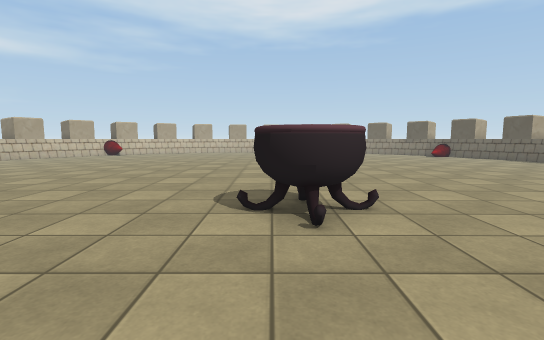
[1] (above)

18 first-person views from a walk through a Unity game level. The camera is 1.2 m above the floor, tilts 6° down and sees 85° across. The floor is counted in squares, 1 m on a side. Each view is taken from the middle of a square. On the plan, view 1 faces up. The plan holds only what a view shows up to about 13 squares ahead; the rest is blank. The place goes on beyond the plan. Some surface patterns are stand-ins.

[2]
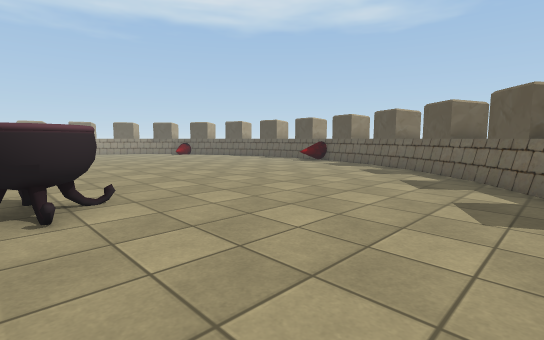

[3]
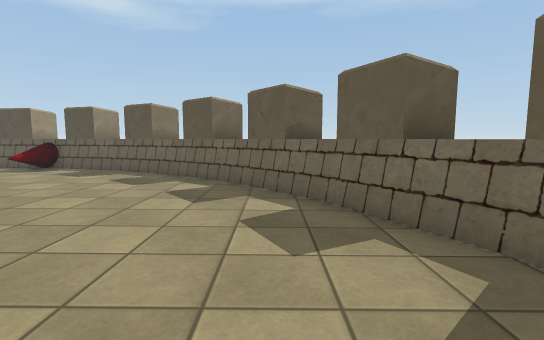

[4]
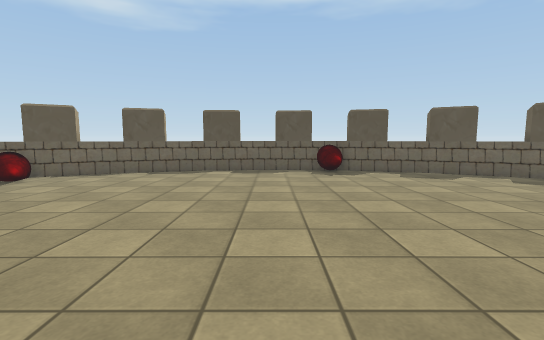

[5]
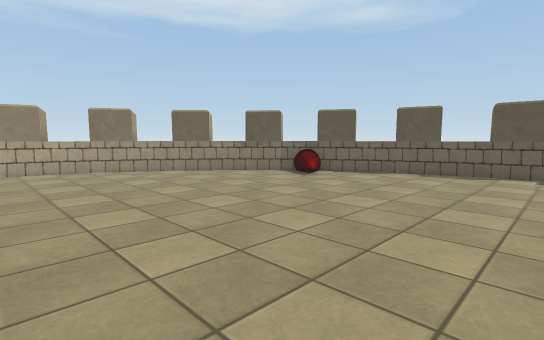

[6]
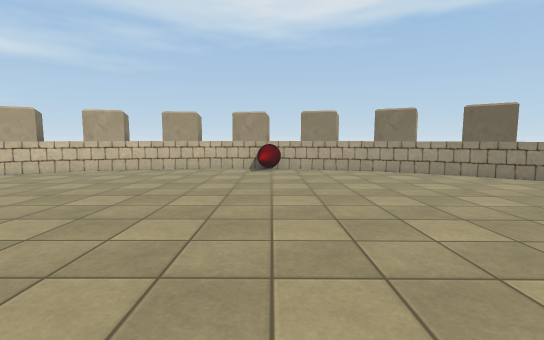

[7]
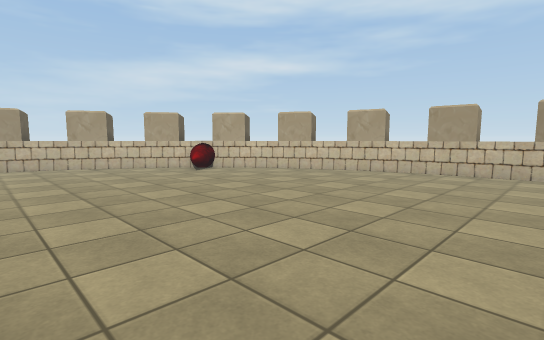

[8]
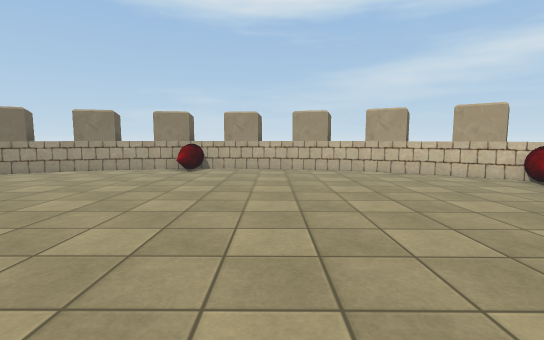

[9]
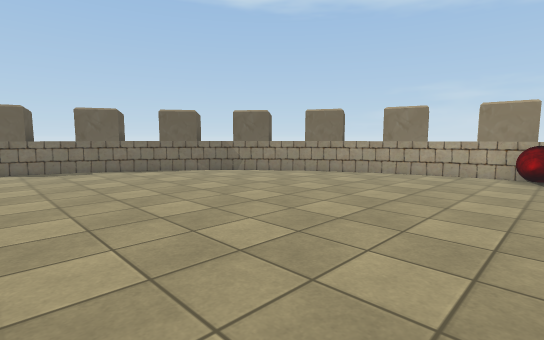

[10]
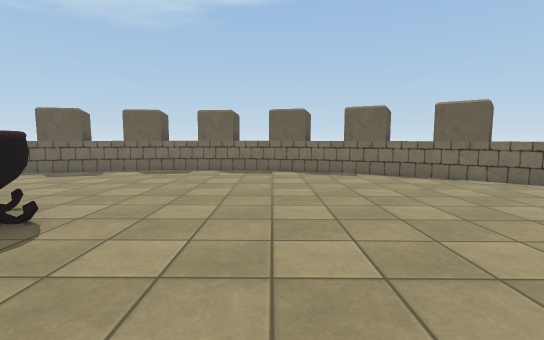

[11]
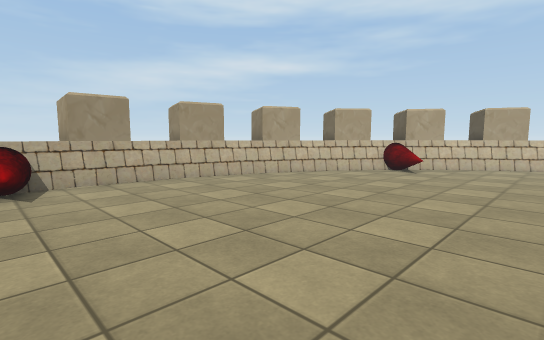

[12]
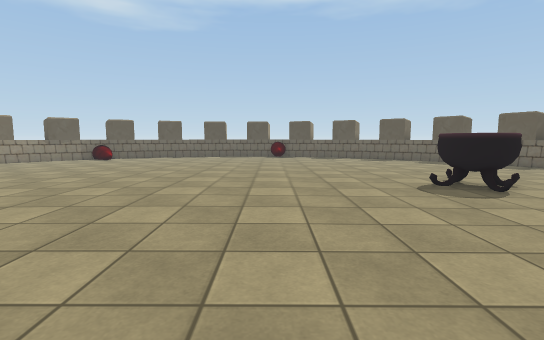

[13]
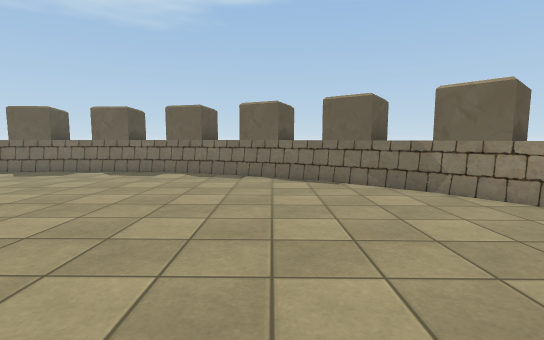

[14]
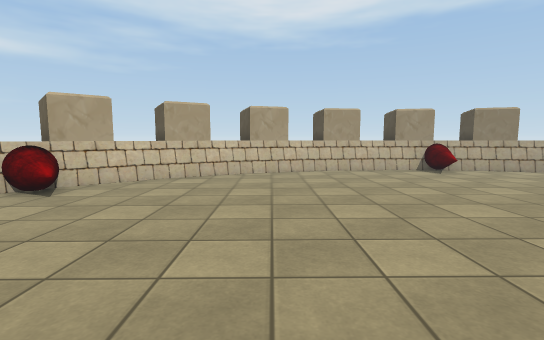

[15]
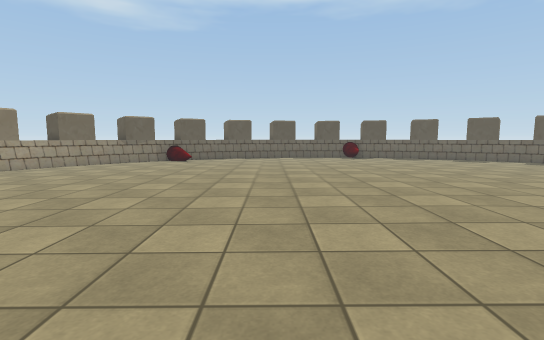

[16]
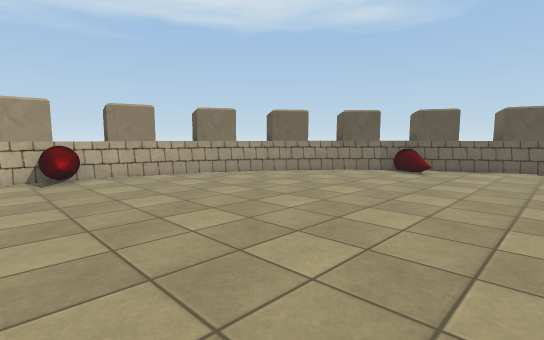

[17]
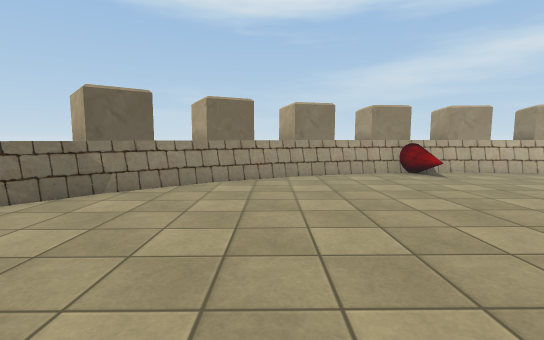

[18]
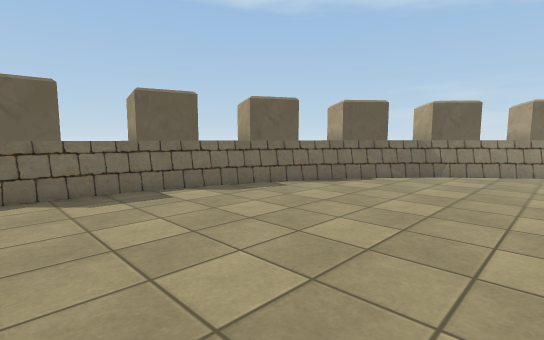

### Floor plan
Key: @ floor where view 1 was taken; # wall or solid block; . floor; = window, fence, low wall or low ledge; ^ raised ledge; O other object.
Columns run from 18 left of view 1 to 15 right of it. Each row starts with its distance up from view 1.
 29                 ^
 28            ^# ##^^#^^ #
 27          ^ ##^^##.OO###^#
 26         ####.......O...##^
 25         ^#...............=##
 24      ^##=..................#^
 23       #.....................##
 22      #OO.....................#^
 21     ##.O......................O#
 20    ^^........................OO##
 19    #...........................#^
 18  ^^#............................##
 17  ^^.............................#
 16   #.............................#^
 15 ^##..............................#
 14  ^#..............................#
 13  ##..............................#
 12 ^#...............................#
 11  ^O..............................#
 10  #OO...........................OO#
  9 ^##.............................O^
  8   ^.............................##
  7   #.............................^#
  6   ##..............O.............#
  5  ^^^..............OO...........##^
  4   ^##.............OO...........^#
  3    ##.........................#^
  2    ^^#.......................###
  1     ^##.....................#^^
  0      #^#..........@........##
 -1       ^###................#^#
 -2         #^#.............^##
 -3          ^##^#.......###^^
 -4            ^^##^##^##^#
 -5               ^ #  #

Positions as (right, up) in squares from view 1, and headings:
1: (0, 0), facing up
2: (0, -1), facing up-right
3: (2, 0), facing right
4: (2, 12), facing right
5: (2, 13), facing up-right
6: (1, 14), facing up
7: (0, 15), facing up-left
8: (-3, 14), facing left
9: (-4, 11), facing down-left
10: (-4, 9), facing down
11: (-7, 10), facing up-left
12: (-7, 10), facing right
13: (-8, 8), facing down
14: (-6, 15), facing up
15: (-6, 15), facing right
16: (-1, 16), facing up-right
17: (-5, 5), facing left
18: (-1, 4), facing down-left
